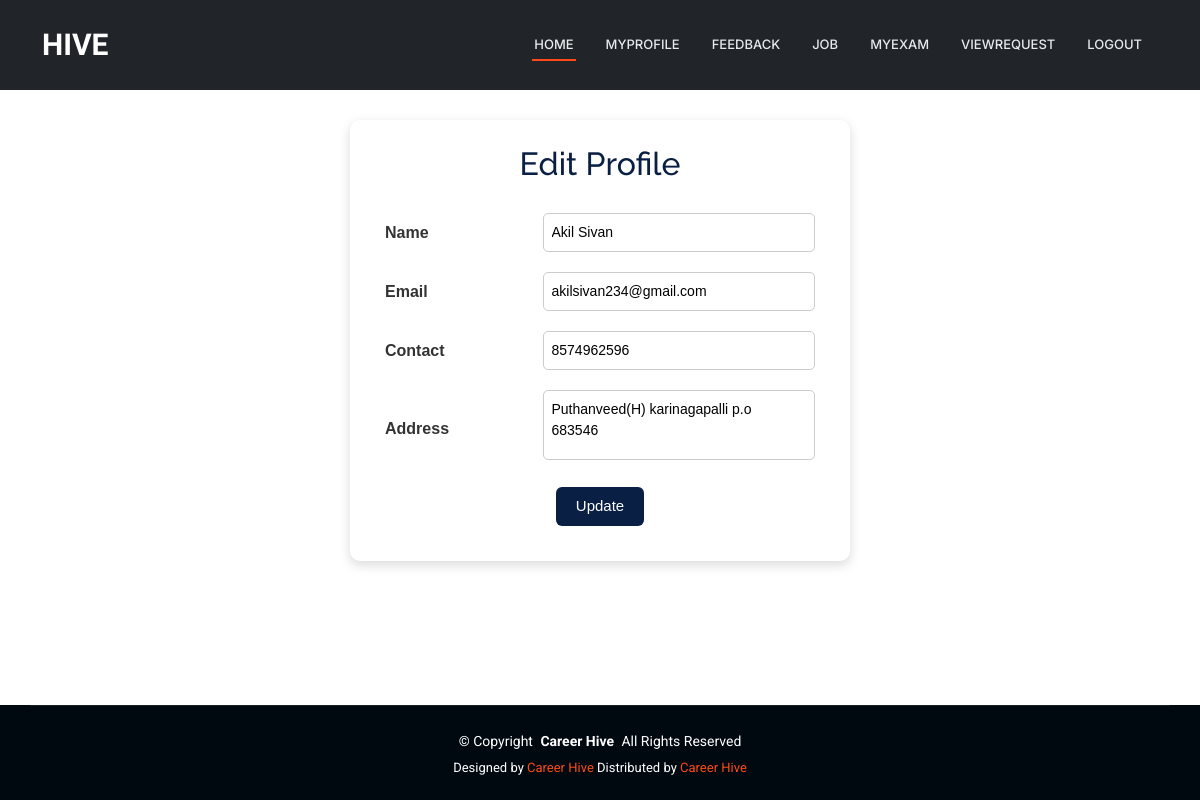
Page /JobProvider/EditProfile/ (signed in) on the committed database.
### Guest/models.py (models this page shows)
class tbl_jobprovider(models.Model):
   jobprovider_name = models.CharField(max_length=100)
   jobprovider_email = models.CharField(max_length=50)
   jobprovider_contact = models.CharField(max_length=50)
   jobprovider_address = models.CharField(max_length=100)
   jobprovider_photo = models.FileField(upload_to="Assets/JobProviderDocs/")
   jobprovider_proof = models.FileField(upload_to="Assets/JobProviderDocs/")
   jobprovider_status = models.IntegerField(default=0)
   jobprovider_doj = models.DateField(auto_now_add=True)
   jobprovider_password = models.CharField(max_length=100)
   place = models.ForeignKey(tbl_place,on_delete=models.CASCADE)

### JobProvider/views.py (the view)
# urls.py: path('EditProfile/',views.EditProfile,name="EditProfile"),
def EditProfile(request):
    jobproviderdata = tbl_jobprovider.objects.get(id=request.session['jid'])
    if request.method == "POST":
        name=request.POST.get("txt_name")
        email=request.POST.get("txt_email")
        contact=request.POST.get("txt_contact")
        address=request.POST.get("txt_address")
        checkjobprovider=tbl_jobprovider.objects.filter(jobprovider_email=email).count()
        if checkjobprovider > 0:
            return render(request,"JobProvider/EditProfile.html",{'msg':"Email Already Exited"})
        else:
            jobproviderdata.jobprovider_name = name
            jobproviderdata.jobprovider_email = email
            jobproviderdata.jobprovider_contact = contact
            jobproviderdata.jobprovider_address = address
            jobproviderdata.save()
            return render(request,'JobProvider/EditProfile.html',{"msg":"Profile Updated.."})
    else:
        return render(request,'JobProvider/EditProfile.html',{'jobprovider':jobproviderdata})

### JobProvider/Templates/JobProvider/EditProfile.html (shortened to what this page needs)
{% extends 'JobProvider/Header.html' %}
{% block content %}
<head>
</head>
<div class="jp-edit-wrapper">
    <div class="jp-edit-card">
        <h2>Edit Profile</h2>
        <form action="" method="POST">
            <table class="jp-edit-table">
                <tr>
                    <td>Name</td>
                    <td>
                        <input
                            type="text"
                            name="txt_name"
                            class="jp-edit-input"
                            required placeholder="Enter Name"
                            pattern="^[A-Z]+[a-zA-Z ]*$"
                            title="Name Allows Only Alphabets, Spaces and First Letter Must Be Capital"
                            value="{{ jobprovider.jobprovider_name }}">
                    </td>
                </tr>
                <tr>
                    <td>Email</td>
                    <td>
                        <input
                            type="email"
                            name="txt_email"
                            class="jp-edit-input"
                            required placeholder="Enter Email"
                            value="{{ jobprovider.jobprovider_email }}">
                    </td>
                </tr>
                <tr>
                    <td>Contact</td>
                    <td>
                        <input
                            type="text"
                            name="txt_contact"
                            class="jp-edit-input"
                            required placeholder="Enter Contact"
                            pattern="[7-9]{1}[0-9]{9}"
                            title="Phone number must start with 7-9 and contain 10 digits"
                            value="{{ jobprovider.jobprovider_contact }}">
                    </td>
                </tr>
                <tr>
                    <td>Address</td>
                    <td>
                        <textarea
                            name="txt_address"
                            class="jp-edit-textarea"
                            required placeholder="Enter Address">{{ jobprovider.jobprovider_address }} </textarea>
                    </td>
                </tr>
                <tr>
                    <td colspan="2" align="center">
                        <input type="submit" value="Update" class="jp-edit-btn">
                    </td>
                </tr>
            </table>
        </form>
    </div>
</div>
{% endblock %}

### Guest/static/Main/assets/css/main.css (style rules this page uses)
:root { --default-font: "Roboto", system-ui, -apple-system, "Segoe UI", Roboto, "Helvetica Neue", Arial, "Noto Sans", "Liberation Sans", sans-serif, "Apple Color Emoji", "Segoe UI Emoji", "Segoe UI Symbol", "Noto Color Emoji"; --heading-font: "Raleway", sans-serif; --nav-font: "Inter", sans-serif; }
:root { --background-color: #ffffff; --default-color: #444444; --heading-color: #273d4e; --accent-color: #ff4a17; --surface-color: #ffffff; --contrast-color: #ffffff; }
:root { --nav-color: #e5eaee; --nav-hover-color: #ff4a17; --nav-mobile-background-color: #ffffff; --nav-dropdown-background-color: #ffffff; --nav-dropdown-color: #444444; --nav-dropdown-hover-color: #ff4a17; }
:root { scroll-behavior: smooth; }
body { color: var(--default-color); background-color: var(--background-color); font-family: var(--default-font); }
h1, h2, h3, h4, h5, h6 { color: var(--heading-color); font-family: var(--heading-font); }

### JobProvider/Templates/JobProvider/EditProfile.html (style rules this page uses)
.jp-edit-wrapper { display: flex; justify-content: center; padding: 20px 0; font-family: Arial, sans-serif; }
.jp-edit-card { width: 500px; background-color: #ffffff; padding: 25px; border-radius: 10px; box-shadow: 0 4px 12px rgba(0, 0, 0, 0.15); }
.jp-edit-card h2 { text-align: center; margin-bottom: 20px; color: #0a1f44; }
.jp-edit-table { width: 100%; border-collapse: collapse; }
.jp-edit-table td { padding: 10px; vertical-align: middle; }
.jp-edit-table td:first-child { font-weight: bold; color: #333; width: 35%; }
.jp-edit-input, .jp-edit-textarea { width: 100%; padding: 8px; font-size: 14px; border-radius: 5px; border: 1px solid #ccc; }
.jp-edit-textarea { resize: none; height: 70px; }
.jp-edit-btn { background-color: #0a1f44; color: #ffffff; border: none; padding: 8px 20px; border-radius: 6px; cursor: pointer; font-size: 15px; transition: background-color 0.3s ease; }

### rows in the picture
tbl_jobprovider: txt_name "Akil Sivan", txt_email "akilsivan234@gmail.com", txt_contact "8574962596", txt_address "Puthanveed(H) karinagapalli p.o 683546"
